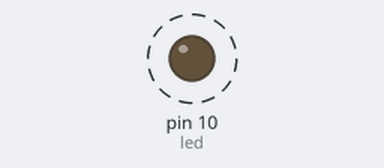
Bench run of a sketch on a simulated Arduino Uno, built with avr-gcc and run on an emulated ATmega328P. Shown: output pins drawn as LEDs (lit = HIGH). Dashed ring = blinking.

Above: at 0.2 s.
Timing chart, 0 to 3.0 s (numbered marks = the images above):
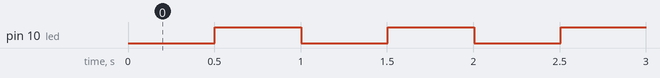

Measured:
- by itself, pin 10 (led): alternates HIGH for 0.50 s and LOW for 0.50 s

The sketch:

f03_millis.ino
```cpp
/**
 * millis
 * 3. 시간함수 millis() 사용해보기
 */

int led = 10;
unsigned long currentTime;
boolean isLedOn = false;

void setup() {
  pinMode(led, OUTPUT);
}

void loop() {
  if (millis() - currentTime > 500) {
    currentTime = millis();
    isLedOn = !isLedOn;
    digitalWrite(led, isLedOn);
  }
}
```
